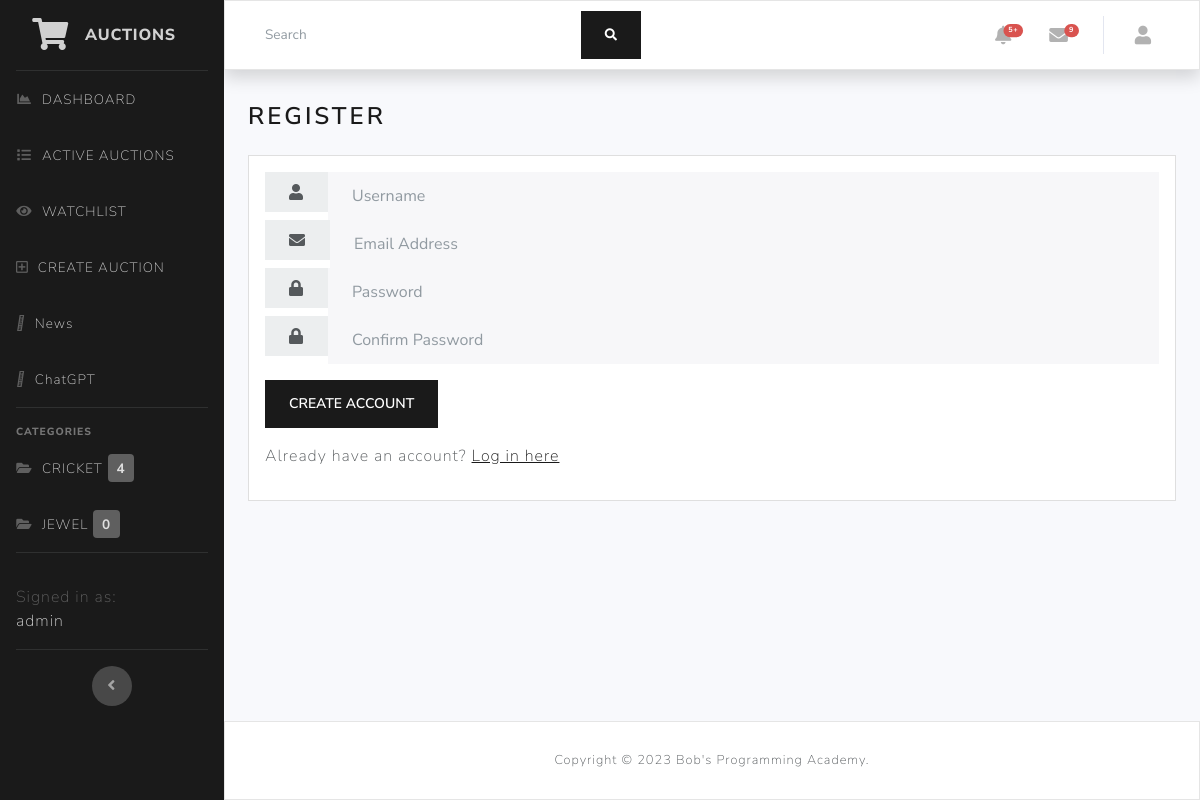
Screenshot of /register (signed in) with the database file from the repository.
### auctions/models.py (models this page shows)
class Category(models.Model):
    category_name = models.CharField(max_length=50)
    class Meta:
        verbose_name = 'Category'
        verbose_name_plural = 'Categories'
    def __str__(self):
        return f'{self.category_name}'
    @property
    def count_active_auctions(self):
        return Auction.objects.filter(category=self).count()

class User(AbstractUser):
    def __str__(self):
        return f'{self.username}'

### auctions/views.py (the view)
# urls.py: path('register', views.register, name='register'),
def register(request):
    if request.method == 'POST':
        username = request.POST['username']
        email = request.POST['email']
        password = request.POST['password']
        confirmation = request.POST['confirmation']
        if password != confirmation:
            return render(request, 'register.html', {
                'message': 'Passwords must match.',
                'title': 'Register',
                'categories': Category.objects.all()
            })
        try:
            user = User.objects.create_user(username, email, password)
            user.save()
        except IntegrityError:
            return render(request, 'register.html', {
                'message': 'Username already taken.',
                'title': 'Register',
                'categories': Category.objects.all()
            })
        login(request, user)
        return HttpResponseRedirect(reverse('index'))
    else:
        return render(request, 'register.html', {
            'title': 'Register',
            'categories': Category.objects.all()
        })

### templates/register.html (shortened to what this page needs)
{% extends 'base.html' %}
{% block categories %}
    <hr class='sidebar-divider'>
    <div class='sidebar-heading'>
        Categories
    </div>
    {% for category in categories %}
        <li class='nav-item'>
            <a class='nav-link' href="{% url 'category_details_view' category.category_name %}">
                <i class='fas fa-fw fa-folder-open'></i>
                <span class='text-uppercase'>{{ category }}</span>
                <span class='badge-custom'>
                    {{ category.count_active_auctions }}
                </span>
            </a>
        </li>
    {% endfor %}
{% endblock %}
{% block body %}
    <h1 class='h3 mb-4 text-gray-800'>Register</h1>
    <div class='card mb-4'>
        <div class='card-body'>
            <form action="{% url 'register' %}" method='POST'>
                <div class='form-group input-group'>
                    <div class='input-group-prepend'>
                        <span class='input-group-text'>
                            <i class='fa fa-user'></i>
                        </span>
                    </div>
                    <input class='form-control' type='text' name='username' placeholder='Username' autofocus>
                </div>
                <div class='form-group input-group'>
                    <div class='input-group-prepend'>
                        <span class='input-group-text'>
                            <i class='fa fa-envelope'></i>
                        </span>
                    </div>
                    <input class='form-control' type='email' name='email' placeholder='Email Address'>
                </div>
                <div class='form-group input-group'>
                    <div class='input-group-prepend'>
                        <span class='input-group-text'>
                            <i class='fa fa-lock'></i>
                        </span>
                    </div>
                    <input class='form-control' type='password' name='password' placeholder='Password'>
                </div>
                <div class='form-group input-group'>
                    <div class='input-group-prepend'>
                        <span class='input-group-text'>
                            <i class='fa fa-lock'></i>
                        </span>
                    </div>
                    <input class='form-control' type='password' name='confirmation' placeholder='Confirm Password'>
                </div>
                <div class='input-group mb-3 mt-3'>
                    <button type='submit' class='btn btn-primary'>Create Account</button>
                </div>
                <p>
                    Already have an account? <a href="{% url 'login' %}">Log in here</a>
                </p>
            </form>
        </div>
    </div>
{% endblock %}

### templates/base.html (shortened to what this page needs)
{% load static %}
<!DOCTYPE html>
<html lang='en'>
    <head>
        <link href='https://cdnjs.cloudflare.com/ajax/libs/font-awesome/5.8.2/css/all.min.css' rel='stylesheet'>
        <link href='https://cdn.jsdelivr.net/npm/bootstrap-icons@1.5.0/font/bootstrap-icons.css' rel='stylesheet' />
        <link href='{% static "css/bootstrap.min.css" %}' rel='stylesheet'>
        <link href='{% static "css/styles.css" %}' rel='stylesheet'>
    </head>
    <body id='page-top'>
        <div id='wrapper'>
            <ul class='navbar-nav bg-primary sidebar sidebar-dark accordion' id='accordionSidebar'>
                <a class='sidebar-brand d-flex align-items-center justify-content-center' href="{% url 'index' %}">
                    <div class='sidebar-brand-icon'>
                        <i class='fas fa-shopping-cart'></i>
                    </div>
                    <div class='sidebar-brand-text mx-3'>
                        Auctions
                    </div>
                </a>
                <hr class='sidebar-divider my-0'>
                <li class='nav-item'>
                    <a class='nav-link' href="{% url 'index' %}">
                        <i class='fas fa-fw fa-chart-area'></i>
                        <span>DASHBOARD</span>
                    </a>
                </li>
                <li class='nav-item'>
                    <a class='nav-link' href="{% url 'active_auctions_view' %}">
                        <i class='fas fa-fw fa-list'></i>
                        <span>ACTIVE AUCTIONS</span>
                    </a>
                </li>
                {% if user.is_authenticated %}
                    <li class='nav-item'>
                        <a class='nav-link' href="{% url 'watchlist_view' %}">
                            <i class='fas fa-fw fa-eye'></i>
                            <span>WATCHLIST</span>
                        </a>
                    </li>
                    <li class='nav-item'>
                        <a class='nav-link' href="{% url 'auction_create' %}">
                            <i class='far fa-plus-square'></i>
                            <span>CREATE AUCTION</span>
                        </a>
                    </li>
                {% endif %}
                {% if user.is_authenticated %}
                    <li class='nav-item'>
                        <a class='nav-link' href="{% url 'news_index' %}">
                            <i class="fa-solid fa-newspaper"></i>
                            <span>News</span>
                        </a>
                    </li>
                    <li class='nav-item'>
                        <a class='nav-link' href="{% url 'chatgpt' %}">
                            <i class="fa-solid fa-newspaper"></i>
                            <span>ChatGPT</span>
                        </a>
                    </li>
                {% endif %}
                {% block categories %}
                {% endblock %}
                <hr class='sidebar-divider d-none d-md-block'>
                <li class='nav-item'>
                    <div class='nav-link'>
                        {% if user.is_authenticated %}
                            <div class='sidebar-text-gray'>Signed in as:</div>
                            <div class='sidebar-text-white'>{{ user.username }}</div>
                        {% else %}
                            <div class='sidebar-text-gray'>Not signed in.</div>
                        {% endif %}
                    </div>
                </li>
                <hr class='sidebar-divider d-none d-md-block'>
                <div class='text-center d-none d-md-inline'>
                    <button class='rounded-circle border-0' id='sidebarToggle'></button>
                </div>
            </ul>
            <div id='content-wrapper' class='d-flex flex-column'>
                <div id='content'>
                    <nav class='navbar navbar-expand navbar-light bg-light topbar mb-4 static-top shadow'>
                        <form class='d-none d-sm-inline-block form-inline me-auto ms-md-3 my-2 my-md-0 mw-100 navbar-search'>
                            <div class='input-group'>
                                <input type='text' class='form-control bg-light border-0 small' placeholder='Search' aria-label='Search' aria-describedby='basic-addon2'>
                                <div class='input-group-append'>
                                    <button class='btn btn-primary' type='button'>
                                        <i class='fas fa-search fa-sm'></i>
                                    </button>
                                </div>
                            </div>
                        </form>
                        <ul class='navbar-nav ms-auto'>
                            <li class='nav-item mx-1'>
                                <a class='nav-link' href='#'>
                                    <i class='fas fa-bell fa-fw fa-lg'></i>
                                    <span class='badge rounded-pill bg-danger badge-counter'>5+</span>
                                </a>
                            </li>
                            <li class='nav-item mx-1'>
                                <a class='nav-link' href='#'>
                                    <i class='fas fa-envelope fa-fw fa-lg'></i>
                                    <span class='badge rounded-pill bg-danger badge-counter'>9</span>
                                </a>
                            </li>
                            {% if user.is_authenticated %}
                                <li class='nav-item dropdown no-arrow'>
                                    <a class='nav-link dropdown-toggle' data-bs-toggle='dropdown' href='#' role='button' aria-haspopup='true' aria-expanded='false'>
                                        <i class='fas fa-user fa-fw fa-lg'></i>
                                    </a>
                                </li>
                            {% endif %}
                        </ul>
                    </nav>
                    <div class='container-fluid px-4 py-2'>
                        {% block body %}
                        {% endblock %}
                    </div>
                </div>
                <footer class='sticky-footer bg-light'>
                    <div class='container my-auto'>
                        <div class='copyright text-center my-auto'>
                            <span>
                                Copyright &copy; <script>document.write(new Date().getFullYear())</script> Bob's Programming Academy.
                            </span>
                        </div>
                    </div>
                </footer>
            </div>
        </div>
    </body>
</html>

### static/css/styles.css (style rules this page uses)
html { position: relative; min-height: 100%; }
body { height: 100%; }
.dropdown.no-arrow .dropdown-toggle::after { display: none; }
.rounded-circle { border-radius: 50% !important; }
.badge-custom { display: inline; padding: 0.35em 0.65em; font-size: 0.75em; font-weight: 700; line-height: 1; color: gba(255, 255, 255, 0.8); background-color: rgba(255, 255, 255, 0.3); text-align: center; white-space: nowrap; vertical-align: baseline; border-radius: 0.25rem; }
footer.sticky-footer { padding: 2rem 0; flex-shrink: 0; }
footer.sticky-footer .copyright { line-height: 1; font-size: 0.8rem; }
#wrapper { display: flex; }
#wrapper #content-wrapper { background-color: #f8f9fc; width: 100%; overflow-x: hidden; }
#wrapper #content-wrapper #content { flex: 1 0 auto; }
.sidebar { width: 6.5rem; min-height: 100vh; }
.sidebar .nav-item { position: relative; }
.sidebar .nav-item .nav-link { text-align: center; padding: 0.75rem 1rem; width: 6.5rem; }
.sidebar .nav-item .nav-link span { font-size: 0.65rem; display: block; }
.sidebar .nav-item .nav-link, .topbar .nav-item .nav-link { position: relative; }
.sidebar .nav-item .nav-link .badge-counter, .topbar .nav-item .nav-link .badge-counter { position: absolute; transform: scale(0.7); transform-origin: top right; right: .25rem; margin-top: -.25rem; }
.sidebar #sidebarToggle { width: 2.5rem; height: 2.5rem; text-align: center; margin-bottom: 1rem; cursor: pointer; }
.sidebar #sidebarToggle::after { font-weight: 900; content: '\f104'; font-family: 'Font Awesome 5 Free'; margin-right: 0.1rem; }
.sidebar .sidebar-brand { height: 4.375rem; text-decoration: none; font-size: 1rem; font-weight: 800; padding: 1.5rem 1rem; text-align: center; text-transform: uppercase; letter-spacing: 0.05rem; z-index: 1; }
.sidebar .sidebar-brand .sidebar-brand-icon i { font-size: 2rem; }
.sidebar .sidebar-brand .sidebar-brand-text { display: none; }
.sidebar .badge-custom { display: none !important; }
.sidebar hr.sidebar-divider { margin: 0 1rem 1rem; }
.sidebar .sidebar-heading { text-align: center; padding: 0 1rem; font-weight: 800; font-size: 0.65rem; }
.sidebar-dark .sidebar-brand { color: rgba(255, 255, 255, 0.8); }
.sidebar-dark hr.sidebar-divider { border-top: 1px solid rgba(255, 255, 255, 0.15); }
.sidebar-dark .sidebar-heading { color: rgba(255, 255, 255, 0.4); }
.sidebar-dark .nav-item .nav-link { color: rgba(255, 255, 255, 0.8); }
.sidebar-dark .nav-item .nav-link i { color: rgba(255, 255, 255, 0.3); }
.text-uppercase, .dropdown .dropdown-menu .dropdown-header, .sidebar .sidebar-heading { text-transform: uppercase !important; }
.sidebar-dark .nav-item .nav-link .sidebar-text-gray { color: rgba(255, 255, 255, 0.3); }
.sidebar-dark .nav-item .nav-link .sidebar-text-white { color: rgba(255, 255, 255, 0.8); }
.sidebar-dark #sidebarToggle { background-color: rgba(255, 255, 255, 0.2); }
.sidebar-dark #sidebarToggle::after { color: rgba(255, 255, 255, 0.5); }
@media (min-width: 768px) { .sidebar { width: 14rem !important; } }
@media (min-width: 768px) { .sidebar .nav-item .nav-link { display: block; width: 100%; text-align: left; padding: 1rem; width: 14rem; } }
@media (min-width: 768px) { .sidebar .nav-item .nav-link i { font-size: 0.85rem; margin-right: 0.25rem; } }
@media (min-width: 768px) { .sidebar .nav-item .nav-link span { font-size: 0.85rem; display: inline; } }
@media (min-width: 768px) { .sidebar .sidebar-brand .sidebar-brand-icon i { font-size: 2rem; } }
@media (min-width: 768px) { .sidebar .sidebar-brand .sidebar-brand-text { display: inline; } }
@media (min-width: 768px) { .sidebar .badge-custom { display: inline !important; } }
@media (min-width: 768px) { .sidebar .sidebar-heading { text-align: left; } }
.navbar-expand { flex-flow: row nowrap; justify-content: flex-start; }
.navbar-expand .navbar-nav { flex-direction: row; }
.navbar-expand .navbar-nav .nav-link { padding-right: 0.5rem; padding-left: 0.5rem; }
.topbar { height: 4.375rem; }
.topbar .navbar-search { width: 25rem; }
.topbar .navbar-search input { font-size: 0.85rem; height: auto; }
.topbar .nav-item .nav-link { height: 4.375rem; display: flex; align-items: center; padding: 0 0.75rem; }
.topbar .dropdown { position: static; }

### rows the page displays
Category: category_name "CRICKET", count_active_auctions "4"
Category: category_name "JEWEL", count_active_auctions "0"
User: username "admin"
